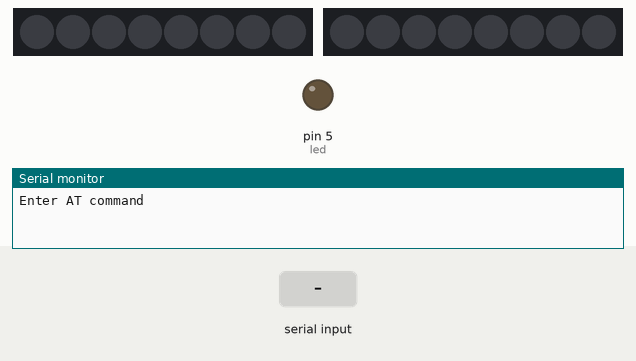
Recording of a sketch running on a simulated Arduino Uno, built with avr-gcc and run on an emulated ATmega328P. On the bench: 2 × 8 RGB LEDs in strip order, left to right, output pins drawn as LEDs (lit = HIGH), the last lines printed to the serial monitor. Inputs (shaded band) come from the test bench.

Above: at 1.2 s.
1.3 s: "1" received over the second serial link
At 1.45 s:
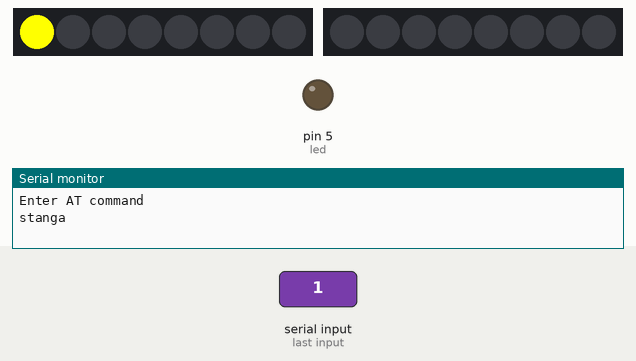
At 3.56 s:
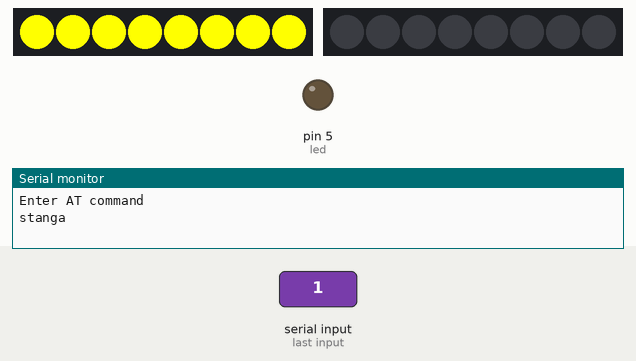
4.3 s: "0" received over the second serial link
At 6.3 s:
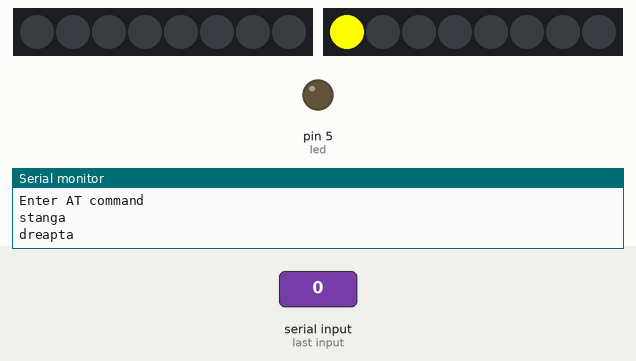
Timing chart, 0 to 12.5 s (numbered marks = the images above; inputs shaded):
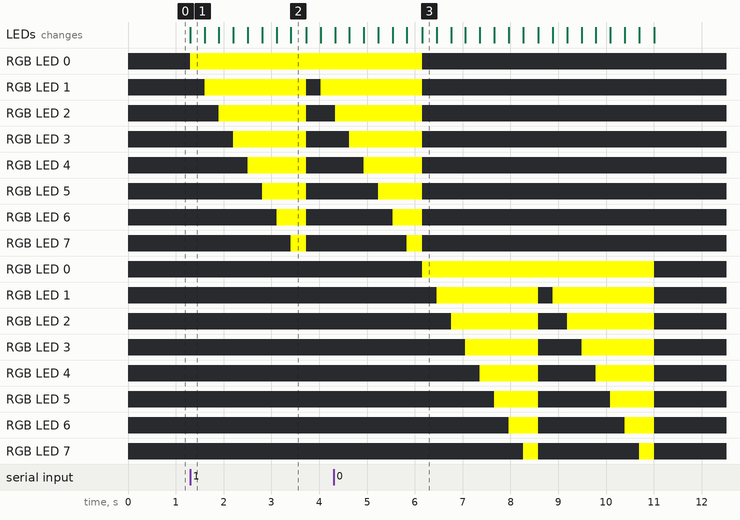

The sketch:

slave.ino
```cpp
// constants won't change. They're used here to set pin numbers:
#include <SoftwareSerial.h>
#include <FastLED.h>

#define LED_PIN 7
#define NUM_LEDS 8
#define LED_PIN2 9


CRGB leds[NUM_LEDS];
CRGB leds2[NUM_LEDS];

SoftwareSerial mySerial(3,2);
int led=5;
char caracter;

void setup() {
  FastLED.addLeds<WS2812, LED_PIN, GRB>(leds, NUM_LEDS);
  FastLED.addLeds<WS2812, LED_PIN2, GRB>(leds2, NUM_LEDS);
  mySerial.begin(9600);
  Serial.begin(9600);
  Serial.println("Enter AT command");
  pinMode(led,OUTPUT);
}

void loop() {
  /*
 if(mySerial.available())
  {
  Serial.write(mySerial.read());
  }*/
  char x=mySerial.read();
   if(x=='1')
  {
    Serial.println("stanga");
  for(int i=0;i<8;i++)
  {leds[i]=CRGB(255,255,0);
  FastLED.show();
  delay(300);
  }
   for(int i=0;i<8;i++)
  {leds[i]=CRGB(0,0,0);
  FastLED.show();
  }
   for(int i=0;i<8;i++)
  {leds[i]=CRGB(255,255,0);
  FastLED.show();
  delay(300);
  }
  for(int i=0;i<8;i++)
  {leds[i]=CRGB(0,0,0);
  FastLED.show();
  }

  }

   if(x=='0')
  {
    Serial.println("dreapta");

  for(int i=0;i<8;i++)
  {leds2[i]=CRGB(255,255,0);
  FastLED.show();
  delay(300);
  }
  for(int i=0;i<8;i++)
  {leds2[i]=CRGB(0,0,0);
  FastLED.show();
  }
 for(int i=0;i<8;i++)
  {leds2[i]=CRGB(255,255,0);
  FastLED.show();
  delay(300);
  }
  for(int i=0;i<8;i++)
  {leds2[i]=CRGB(0,0,0);
  FastLED.show();
  }
  }


}
```

Measured:
- after the input at 1.3 s, RGB LED 0: off → RGB(255, 255, 0) at once; RGB LED 1: off → RGB(255, 255, 0) after 0.30 s, → off 2.1 s later, → RGB(255, 255, 0) 0.30 s later
- after the input at 4.3 s, the LEDs: first differ from a run without the input after 1.9 s (image 3)
